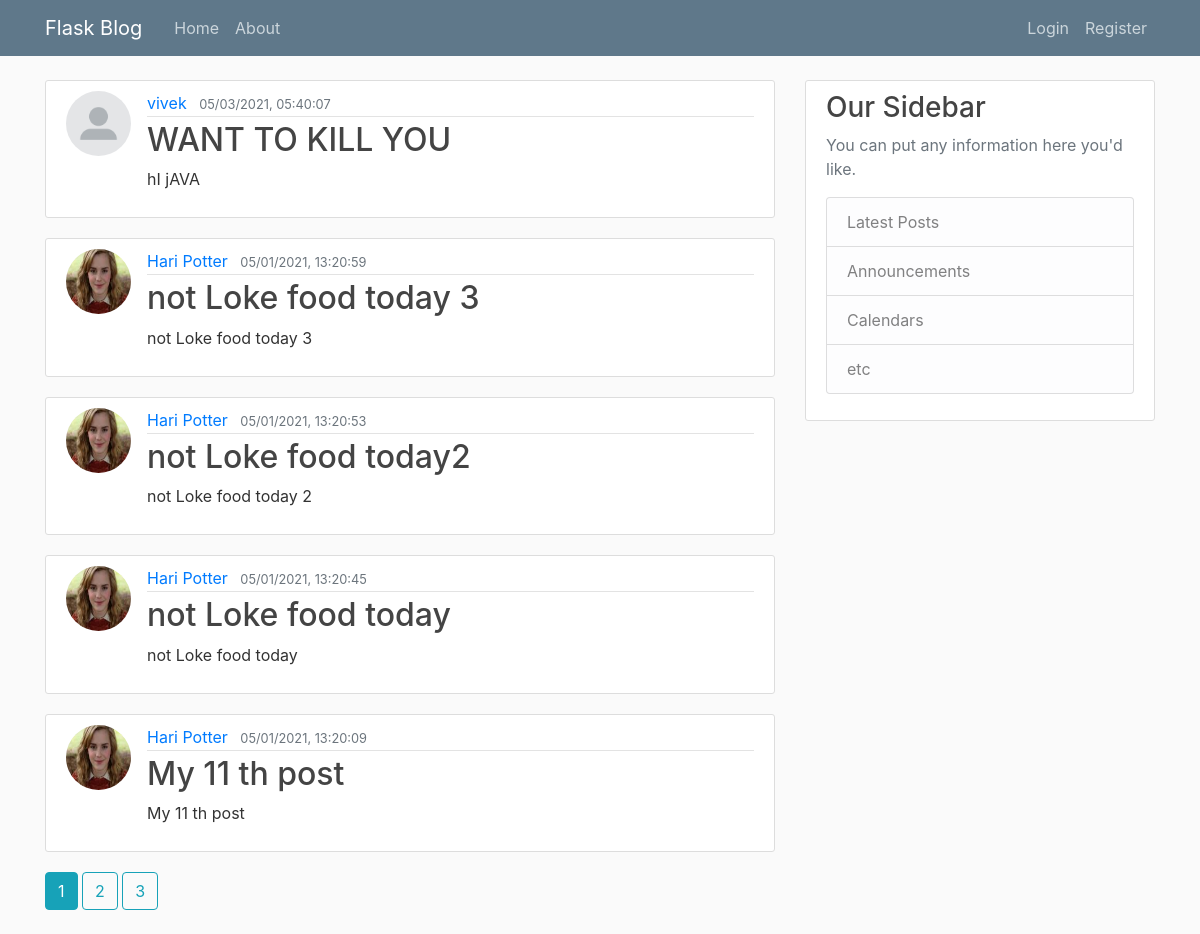
The page /home on the database its author committed.
### BlogApplication/models.py (models this page shows, shortened)
class Post(db.Model):
    id = db.Column(db.Integer, primary_key=True)
    title = db.Column(db.String(100), nullable=False)
    date_posted = db.Column(db.DateTime, nullable=False, default=datetime.utcnow)
    content = db.Column(db.Text, nullable=False)
    user_id = db.Column(db.Integer, db.ForeignKey('user.id'), nullable=False)

class User(db.Model, UserMixin):
    id = db.Column(db.Integer, primary_key=True)
    username = db.Column(db.String(20), unique=True, nullable=False)
    email = db.Column(db.String(120), unique=True, nullable=False)
    image_file = db.Column(db.String(20), nullable=False, default='default.jpg')
    password = db.Column(db.String(60), nullable=False)
    posts = db.relationship('Post', backref='author', lazy=True)

### BlogApplication/main/routes.py (the view)
@mains.route('/')
@mains.route("/home")
def home():
    page = request.args.get('page', 1, type=int)
    posts = Post.query.order_by(Post.date_posted.desc()).paginate(page=page, per_page=5)
    return render_template("Home.html", posts=posts, title='Home')

### BlogApplication/templates/Home.html
{% extends "Layout.html" %}
{% block content %}
    {% for post in posts.items %}
        <article class="media content-section">
            <img class="rounded-circle article-img" src="{{ url_for('static', filename='profile_pic/' + post.author.image_file) }}">
          <div class="media-body">
            <div class="article-metadata">
              <a class="mr-2" href="{{ url_for('users.UserPost', username= post.author.username)}}">{{ post.author.username }}</a>
              <small class="text-muted">{{ post.date_posted.strftime("%m/%d/%Y, %H:%M:%S") }}</small>
            </div>
            <h2><a class="article-title" href="{{ url_for('posts.post', post_id= post.id)}}">{{ post.title }}</a></h2>
            <p class="article-content">{{ post.content }}</p>
          </div>
        </article>
    {% endfor %}
    {% for page_num in posts.iter_pages(left_edge=1, right_edge=1, left_current=1, right_current=2) %}
      {% if page_num %}
        {% if posts.page == page_num %}
          <a class="btn btn-info mb-4" href="{{ url_for('mains.home', page=page_num) }}">{{ page_num }}</a>
        {% else %}
          <a class="btn btn-outline-info mb-4" href="{{ url_for('mains.home', page=page_num) }}">{{ page_num }}</a>
        {% endif %}
      {% else %}
        ...
      {% endif %}
    {% endfor %}
{% endblock content %}

### BlogApplication/templates/Layout.html (shortened to what this page needs)
<!DOCTYPE html>
<html>
<head>
    <link rel="stylesheet" href="https://maxcdn.bootstrapcdn.com/bootstrap/4.0.0/css/bootstrap.min.css">
    <link rel="stylesheet" type="text/css" href="{{ url_for('static', filename='main.css') }}">
</head>
<body>
    <header class="site-header">
      <nav class="navbar navbar-expand-md navbar-dark bg-steel fixed-top">
        <div class="container">
          <a class="navbar-brand mr-4" href="/">Flask Blog</a>
          <div class="collapse navbar-collapse" id="navbarToggle">
            <div class="navbar-nav mr-auto">
              <a class="nav-item nav-link" href="{{url_for('mains.home')}}">Home</a>
              <a class="nav-item nav-link" href="{{url_for('mains.about')}}">About</a>
            </div>
            <div class="navbar-nav">
             {%if current_user.is_authenticated %}
                 <a class="nav-item nav-link" href="{{url_for('posts.Create_post')}}"> Just Say! </a>
                <a class="nav-item nav-link" href="{{url_for('users.Logout')}}">Logout</a>
                <a class="nav-item nav-link" href="{{url_for('users.Account')}}">Account</a>
                {%else%}
              <a class="nav-item nav-link" href="{{url_for('users.Login')}}">Login</a>
              <a class="nav-item nav-link" href="{{url_for('users.Register')}}">Register</a>
                {%endif%}
            </div>
          </div>
        </div>
      </nav>
    </header>
    <main role="main" class="container">
      <div class="row">
        <div class="col-md-8">
          {% block content %}{% endblock %}
        </div>
        <div class="col-md-4">
          <div class="content-section">
            <h3>Our Sidebar</h3>
            <p class='text-muted'>You can put any information here you'd like.
              <ul class="list-group">
                <li class="list-group-item list-group-item-light">Latest Posts</li>
                <li class="list-group-item list-group-item-light">Announcements</li>
                <li class="list-group-item list-group-item-light">Calendars</li>
                <li class="list-group-item list-group-item-light">etc</li>
              </ul>
            </p>
          </div>
        </div>
      </div>
    </main>
</body>
</html>

### BlogApplication/static/main.css (style rules this page uses)
body { background: #fafafa; color: #333333; margin-top: 5rem; }
h1, h2, h3, h4, h5, h6 { color: #444444; }
.bg-steel { background-color: #5f788a; }
.site-header .navbar-nav .nav-link { color: #cbd5db; }
.content-section { background: #ffffff; padding: 10px 20px; border: 1px solid #dddddd; border-radius: 3px; margin-bottom: 20px; }
.article-title { color: #444444; }
.article-content { white-space: pre-line; }
.article-img { height: 65px; width: 65px; margin-right: 16px; }
.article-metadata { padding-bottom: 1px; margin-bottom: 4px; border-bottom: 1px solid #e3e3e3 }

### rows shown on the page
Post: image_file (placeholder picture), author.username "vivek", date_posted "05/03/2021, 05:40:07", title "WANT TO KILL YOU", content "hI jAVA"
Post: image_file (picture), author.username "Hari Potter", date_posted "05/01/2021, 13:20:59", title "not Loke food today 3", content "not Loke food today 3"
Post: image_file (picture), author.username "Hari Potter", date_posted "05/01/2021, 13:20:53", title "not Loke food today2", content "not Loke food today 2"
Post: image_file (picture), author.username "Hari Potter", date_posted "05/01/2021, 13:20:45", title "not Loke food today", content "not Loke food today"
Post: image_file (picture), author.username "Hari Potter", date_posted "05/01/2021, 13:20:09", title "My 11 th post", content "My 11 th post"

### other values the page prints
{{ page_num }} "1"
{{ page_num }} "2" "3"
